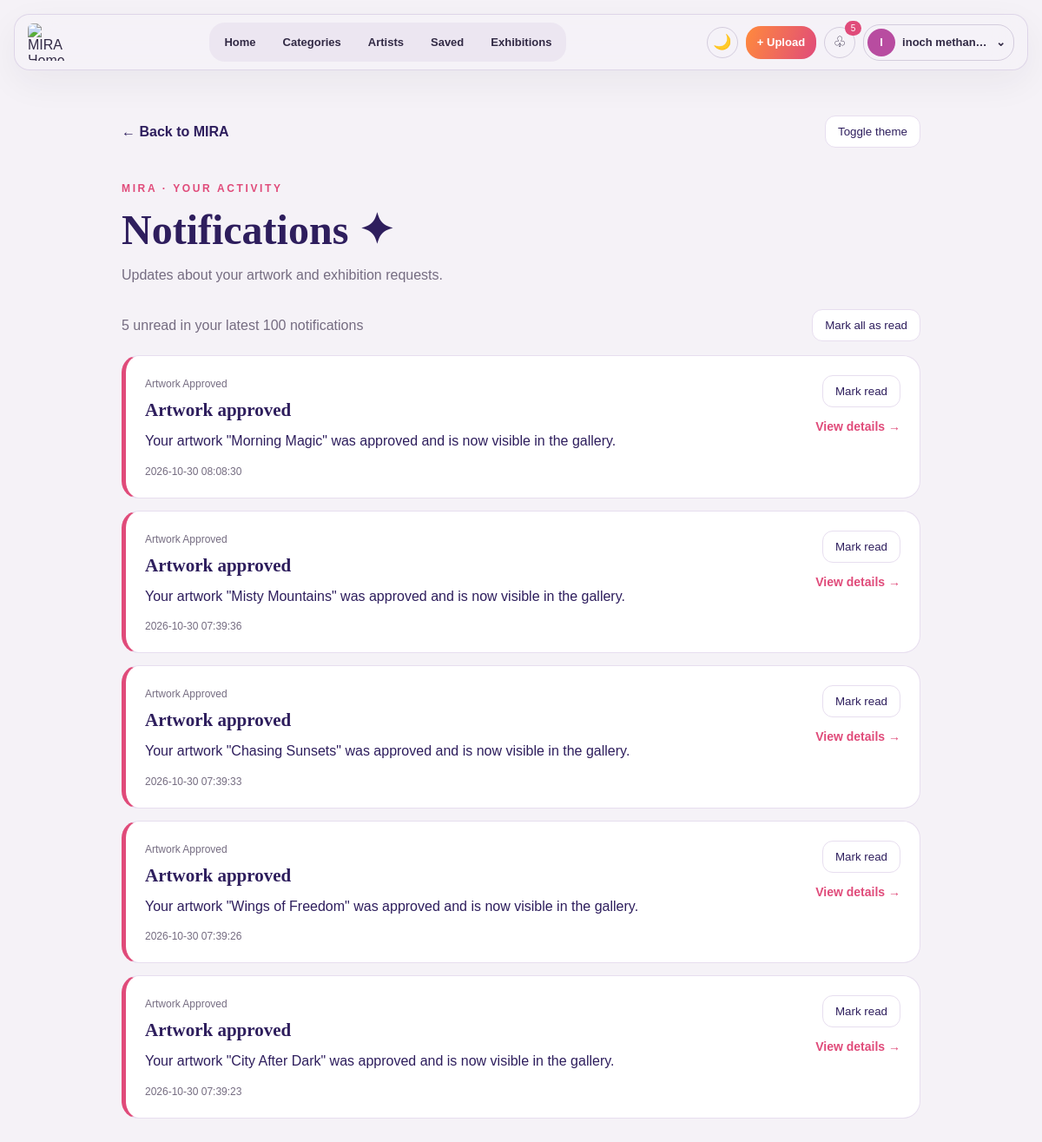
Page /notifications.php (signed in) on the committed database.
### tables this page shows
CREATE TABLE `notifications` (
  `notification_id` int(11) NOT NULL,
  `user_id` int(11) NOT NULL,
  `message` text NOT NULL,
  `is_read` tinyint(1) NOT NULL DEFAULT 0,
  `created_at` timestamp NULL DEFAULT current_timestamp(),
  `type` varchar(50) NOT NULL DEFAULT 'general',
  `title` varchar(255) NOT NULL DEFAULT 'Notification',
  `link_path` varchar(255) DEFAULT NULL
);

### notification-common.php (called while the page is built, shortened)
<?php
function miraNotificationEscape($value): string {return htmlspecialchars((string)$value,ENT_QUOTES|ENT_SUBSTITUTE,'UTF-8');}

### notifications.php (the view, shortened to what this page needs)
<?php
require __DIR__ . '/student-access.php';
require __DIR__ . '/notification-common.php';
$uid=(int)$_SESSION['user_id'];
$stmt=$conn->prepare('SELECT notification_id,type,title,message,link_path,is_read,created_at FROM notifications WHERE user_id=? ORDER BY created_at DESC,notification_id DESC LIMIT 100');
$stmt->bind_param('i',$uid);$stmt->execute();$items=$stmt->get_result()->fetch_all(MYSQLI_ASSOC);$stmt->close();
$unread=0;foreach($items as $n){if(!(int)$n['is_read'])$unread++;}
?><!doctype html><html lang="en"><head><link rel="stylesheet" href="notification.css"><link rel="stylesheet" href="mira-student-nav.css?v=2"><link rel="stylesheet" href="mira-design-system.css?v=1">
</head><body class="mira-notification-page"><?php require __DIR__ . "/mira-student-nav.php"; ?><main class="notification-shell"><div class="notification-toolbar"><a href="user-home.php">← Back to MIRA</a><button type="button" id="themeToggle" class="notification-theme">Toggle theme</button></div><header><p class="notification-eyebrow">MIRA · YOUR ACTIVITY</p><h1>Notifications ✦</h1><p>Updates about your artwork and exhibition requests.</p></header><div class="notification-actions"><span><?= $unread ?> unread in your latest 100 notifications</span><?php if($unread):?><form action="notification-action.php" method="post"><input type="hidden" name="csrf" value="<?=miraNotificationEscape(miraNotificationToken())?>"><input type="hidden" name="action" value="all"><button type="submit">Mark all as read</button></form><?php endif;?></div><section class="notification-list" aria-label="Your notifications"><?php if(!$items):?><div class="notification-empty">No notifications yet. When an admin reviews your artwork or exhibition request, updates will appear here.</div><?php endif;?><?php foreach($items as $n):?><article class="notification-card <?= $n['is_read']?'':'unread' ?>"><div class="notification-card-body"><span class="notification-kind"><?=miraNotificationEscape(str_replace('_',' ',ucwords($n['type'],'_')))?></span><h2><?=miraNotificationEscape($n['title'])?></h2><p><?=miraNotificationEscape($n['message'])?></p><small><?=miraNotificationEscape($n['created_at'])?></small></div><div class="notification-card-actions"><?php if(!$n['is_read']):?><form method="post" action="notification-action.php"><input type="hidden" name="csrf" value="<?=miraNotificationEscape(miraNotificationToken())?>"><input type="hidden" name="action" value="read"><input type="hidden" name="notification_id" value="<?=(int)$n['notification_id']?>"><button type="submit">Mark read</button></form><?php endif;?><?php if($n['link_path'] && preg_match('~^(my-artworks\.php|my-events\.php|exhibitions\.php|exhibition-detail\.php\?id=[0-9]+)$~',(string)$n['link_path'])):?><a href="<?=miraNotificationEscape($n['link_path'])?>">View details →</a><?php endif;?></div></article><?php endforeach;?></section></main></body></html>

### notification.css (style rules this page uses)
* { box-sizing:border-box }
:root { --nbg:#f5f2f7;--nsurface:#fff;--ntext:#2e1e5d;--nmuted:#756c81;--nborder:#e7deef;--nsoft:#f8f5fb }
body.mira-notification-page { margin:0;min-height:100vh;font-family:Arial,sans-serif;background:var(--nbg);color:var(--ntext) }
a { color:inherit }
.notification-shell { max-width:960px;margin:auto;padding:28px 20px 80px }
.notification-toolbar { display:flex;justify-content:space-between;align-items:center;gap:12px }
.notification-toolbar a { text-decoration:none;font-weight:600 }
.notification-theme,.notification-actions button,.notification-card button { border:1px solid var(--nborder);border-radius:12px;background:var(--nsurface);color:var(--ntext);padding:10px 14px;cursor:pointer }
.notification-eyebrow { letter-spacing:.22em;color:#e04b7a;font-size:12px;font-weight:bold;margin-top:40px }
.notification-shell h1 { font:700 clamp(32px,5vw,48px) Georgia,serif;margin:8px 0 }
.notification-shell header>p:last-child { color:var(--nmuted) }
.notification-actions { display:flex;justify-content:space-between;align-items:center;gap:12px;margin:30px 0 16px;color:var(--nmuted);flex-wrap:wrap }
.notification-list { display:grid;gap:14px }
.notification-card,.notification-empty { border:1px solid var(--nborder);background:var(--nsurface);border-radius:20px;padding:22px }
.notification-card.unread { border-left:5px solid #e04b7a }
.notification-card { display:flex;justify-content:space-between;align-items:flex-start;gap:22px }
.notification-card h2 { font:700 21px Georgia,serif;margin:10px 0 }
.notification-card p { line-height:1.6;margin:0 0 12px }
.notification-card small,.notification-kind { color:var(--nmuted);font-size:12px }
.notification-kind { text-transform:capitalize }
.notification-card-actions { display:flex;flex-direction:column;gap:14px;align-items:flex-end;min-width:115px }
.notification-card-actions a { color:#e04b7a;text-decoration:none;font-size:14px;font-weight:bold }

### mira-design-system.css (style rules this page uses)
:root { --design-bg:#f7f5f8;--design-card:#fff;--design-ink:#302741;--design-muted:#746a80;--design-border:#e9e2ed;--design-purple:#7352ae;--design-shadow:0 14px 42px rgba(38,28,59,.055) }
:where(a,button,input,select,textarea):focus-visible { outline:3px solid #9c72d4!important;outline-offset:3px }

### rows in the picture
notifications: type "Artwork Approved", title "Artwork approved", message "Your artwork \"Morning Magic\" was approved and is now visible in the gallery.", created_at "2026-10-30 08:08:30"
notifications: type "Artwork Approved", title "Artwork approved", message "Your artwork \"Misty Mountains\" was approved and is now visible in the gallery.", created_at "2026-10-30 07:39:36"
notifications: type "Artwork Approved", title "Artwork approved", message "Your artwork \"Chasing Sunsets\" was approved and is now visible in the gallery.", created_at "2026-10-30 07:39:33"
notifications: type "Artwork Approved", title "Artwork approved", message "Your artwork \"Wings of Freedom\" was approved and is now visible in the gallery.", created_at "2026-10-30 07:39:26"
notifications: type "Artwork Approved", title "Artwork approved", message "Your artwork \"City After Dark\" was approved and is now visible in the gallery.", created_at "2026-10-30 07:39:23"

### other values in the picture
$navUnread "5"
substr($navName, 0, 1) "I"
$navName "inoch methan…"
$unread "5"
